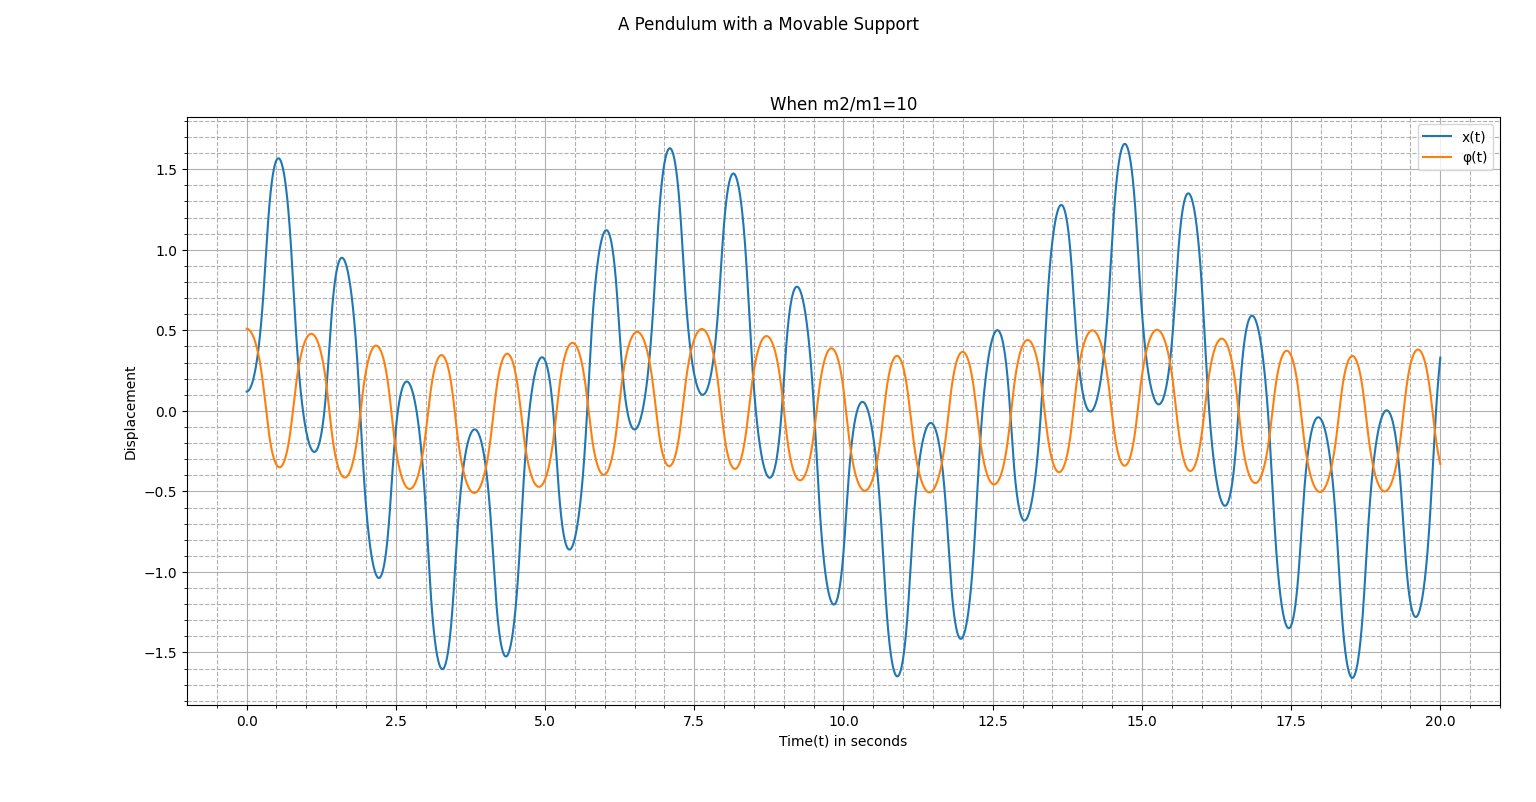

This figure's Python source:
"""
Importing Necessary Libraries to Simulate the Motion of a Simple Pendulum with a Movable Support
"""
import matplotlib.pyplot as plt  
import numpy as np


"""
Defining Constants, Step-size, Initial Conditions, Independent Variable
"""
m1, m2 = 5, 50
l, k, g = 2, 50, 9.8
t0, tf, n = 0, 20, 10000
h = (tf -t0)/n
S0 = np.array([0.12, 0.51, 0, 0])
t = np.linspace(t0,tf,n+1)
S= np.array((n+1)*[S0])


""""
Defining the coupled system of 4 first order ODEs
which is equivalent to the coupled system of 2 second order ODEs(Euler-Lagrange Equations)
"""
def dS_dt(S,t):
    x, phi, v, w = S 
    dx_dt = v
    dphi_dt = w
    dv_dt = ((m2*g*np.sin(phi)*np.cos(phi)) + (m2*l*w*w*np.sin(phi)) - (k*x)) / (m1 + m2*(np.sin(phi)**2))
    dw_dt = np.cos(phi)*(((g*np.tan(phi)*(m1+m2)) + (m2*l*w*w*np.sin(phi)) - (k*x)) / ((m2*l*np.cos(phi)**2) - ((m1+m2)*l)))
    return np.array([dx_dt, dphi_dt, dv_dt, dw_dt])


"""
Applying Runge-Kutta Fourth Order Method because
1. Local Truncation Error in RK45/EM = h^5/h^2 = 10^(-15)/10^(-6)
2. Global Truncation Error in RK45/EM = h^4/h = 10^(-12)/10^(-3)
"""
def rk45(f, n):
    for i in range(n):
        k1 = h * f(S[i], t[i])    
        k2 = h * f(S[i] + 0.5 * k1, t[i] + 0.5*h)
        k3 = h * f(S[i] + 0.5 * k2, t[i] + 0.5*h)
        k4 = h * f(S[i] + k3, t[i] + h)
        S[i+1] = S[i] + (k1 + 2*(k2 + k3 ) + k4) / 6
    return S, t


"""
Calling rk45 to get dependent variables
"""
S,t=rk45(dS_dt,n)
x, phi, v, w = S.T[0],S.T[1],S.T[2],S.T[3]


"""
Plotting the Generalized Coordinates
"""
fig = plt.figure()
ax = fig.add_subplot()
ax.plot(t, x, label="x(t)")
ax.plot(t, phi, label="φ(t)")
ax.set_xlabel("Time(t) in seconds")
ax.set_ylabel("Displacement")
ax.set_title("When m2/m1=10")
ax.grid(which="major")
ax.grid(which="minor", linestyle="--")
ax.minorticks_on()
ax.legend()
fig.suptitle("A Pendulum with a Movable Support")
fig.tight_layout()
plt.show()
